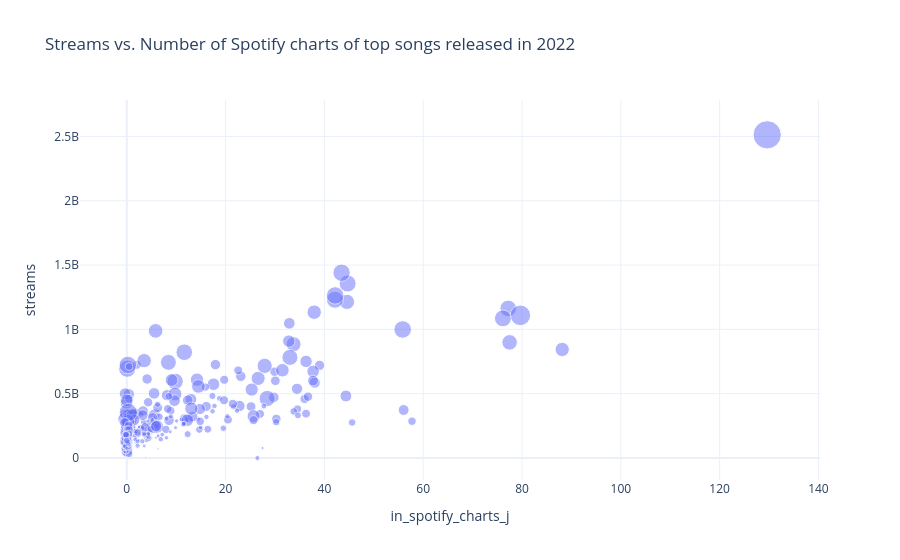

Notebook code cell kept with this figure:
### Code cell
stream_vs_chart(df, 2022)

### Figure 1 — Plotly figure (JSON) as saved in the notebook; plotly's stock layout.template omitted (floating-point values rounded to 4 significant figures; data arrays with more than 128 entries replaced by an {"elided": "..."} marker saying what was removed)
{"data": [{"customdata": {"elided": "402x3 mixed values"}, "hovertemplate": "<b>%{hovertext}</b><br><br>in_spotify_charts_j=%{x}<br>streams=%{y}<br>in_spotify_playlists=%{customdata[2]}<br>artist(s)_name=%{customdata[0]}<br>in_spotify_charts=%{customdata[1]}<extra></extra>", "hovertext": {"elided": "402 str values"}, "legendgroup": "", "marker": {"color": "#636efa", "opacity": 0.5, "size": {"elided": "402 int values"}, "sizemode": "area", "sizeref": 58.94, "symbol": "circle"}, "mode": "markers", "name": "", "orientation": "v", "showlegend": false, "type": "scatter", "x": {"elided": "402 float values"}, "xaxis": "x", "y": {"elided": "402 int values"}, "yaxis": "y"}], "layout": {"legend": {"itemsizing": "constant", "tracegroupgap": 0}, "title": {"text": "Streams vs. Number of Spotify charts of top songs released in 2022"}, "xaxis": {"anchor": "y", "domain": [0, 1], "title": {"text": "in_spotify_charts_j"}}, "yaxis": {"anchor": "x", "domain": [0, 1], "title": {"text": "streams"}}}}
